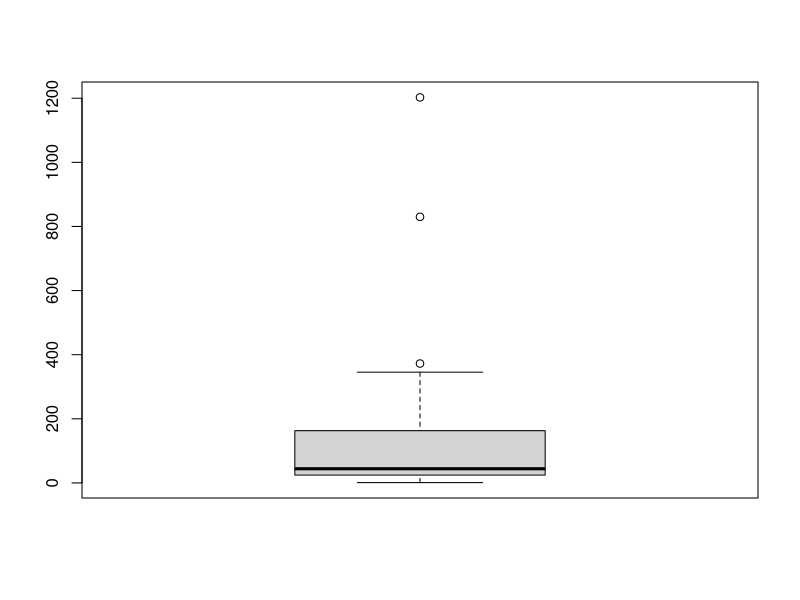
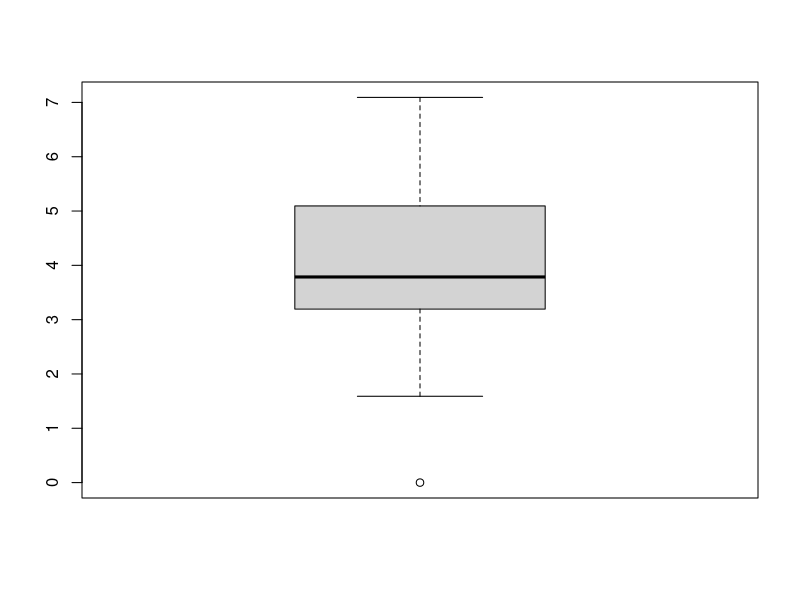
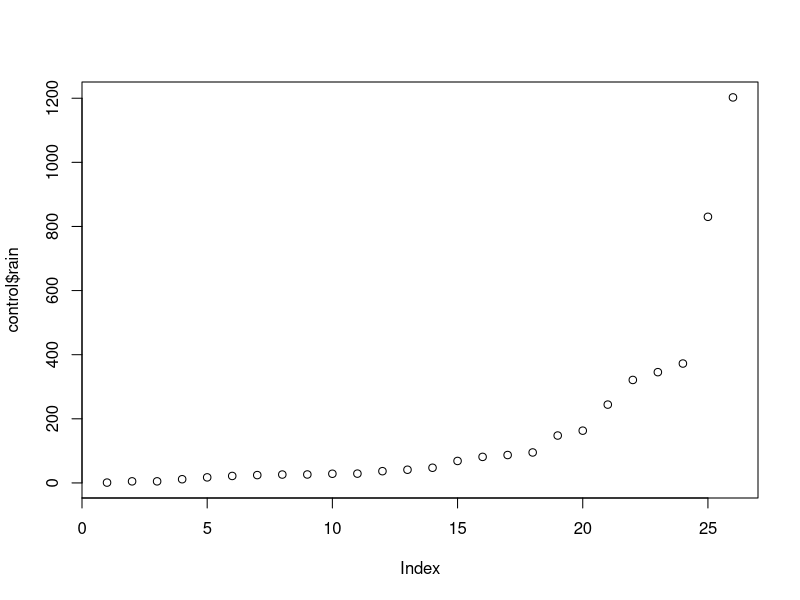
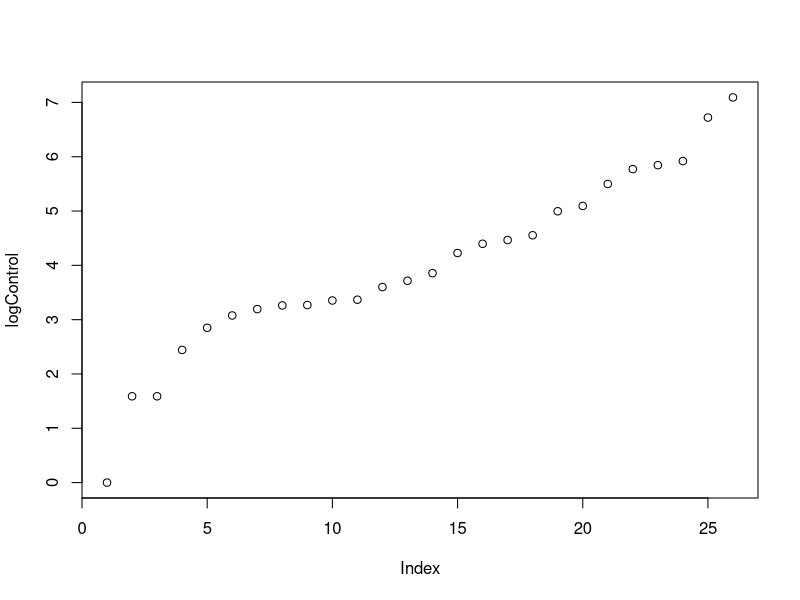

Write R code to recreate these figures, in order.
rain <- read.table("rain.txt", header=T)

control <- subset(rain,treatment == 'control')
silverIodide <- subset(rain,treatment == 'silverIodide')
logControl <- log(control$rain)
logSilverIodide <- log(silverIodide$rain)
boxplot(control$rain)
boxplot(logControl)
plot(control$rain)
plot(logControl)